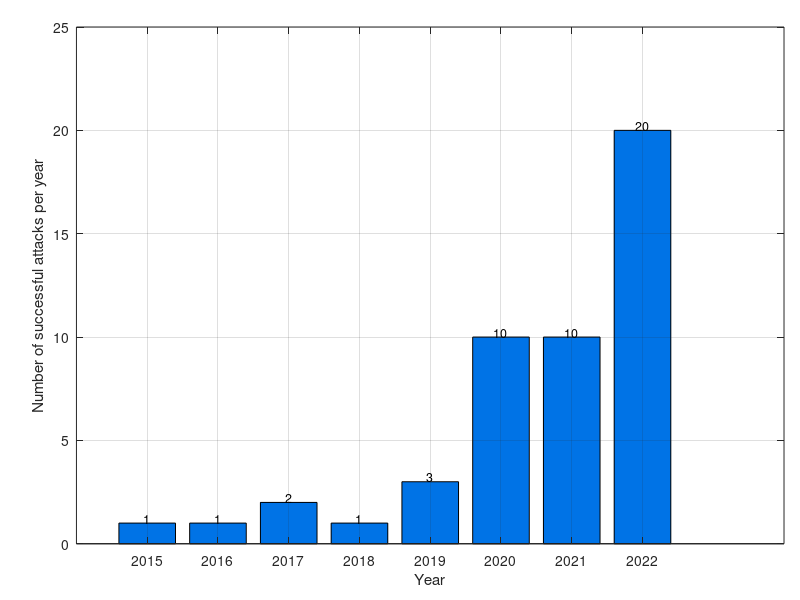

MATLAB code for this plot:
% Adam Lewis 3rd Year Individual Project
% Student ID 11076422

% ChatGPT o3-mini-high was used to aid debugging and production of the 
% MATLAB visualisations in this project.

% MATLAB script to draw bachart
% Data source: https://sektorcert.dk/wp-content/uploads/2022/09/Attacks-against-European-energy-and-utility-companies-2020-09-05-v3.pdf 

% Create figure
plotWidth = 450;   % Width in pixels
plotHeight = 400;  % Height in pixels
figure('Color','w', 'Units','pixels', 'Position',[100 100 plotWidth plotHeight]);

% Data labels and values
years = 2015:2022;
attacks = [1, 1, 2, 1, 3, 10, 10, 20]; 

% Create the bar chart
hBar = bar(years, attacks, 'FaceColor',[0.0 0.45 0.9]);
hold on;

% Label axes
xlabel('Year');
ylabel('Number of successful attacks per year');

% Set x-axis ticks and y-axis range
xticks(years);
ylim([0 25]); 

% Turn on grid lines
grid on;

% Add numeric values on top of each bar
for i = 1:length(attacks)
    text(years(i), attacks(i), sprintf('%d', attacks(i)), ...
        'HorizontalAlignment','center', ...
        'VerticalAlignment','bottom', ...
        'FontSize',9);
end

hold off;

% trim whitespace around exterior of plot
ax = gca;
ti = get(ax, 'TightInset');
set(ax, 'LooseInset', [ti(1) + 0.02, ti(2) + 0.02, ti(3) + 0.02, ti(4) + 0.02]);

% Save the plot as an img
saveas(gcf, 'img_chapter_1_3_euro_attacks_per_year.png');
